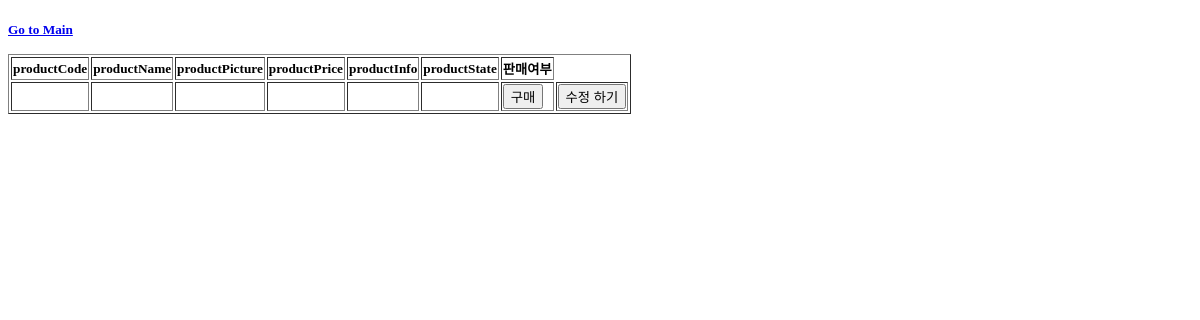
Before: /product_detail/7 with the older database file.
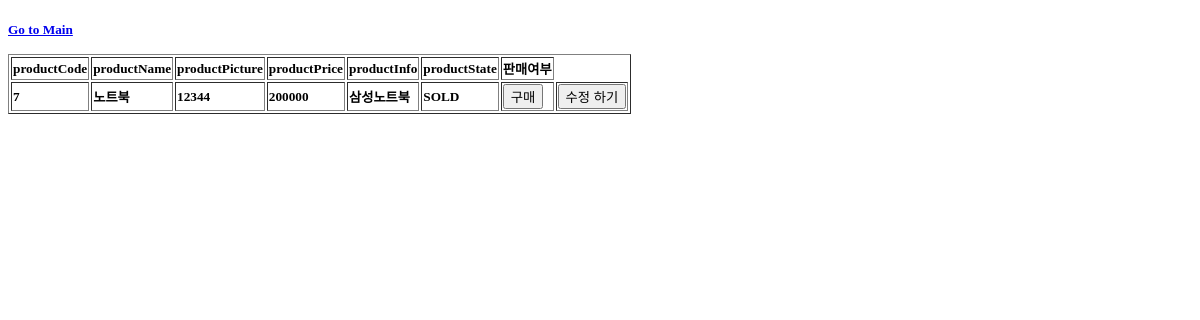
After: the same page with the newer database file.
### hello.py (models this page shows, shortened)
class PRODUCT(db.Model):
    productCode = db.Column(db.Integer, primary_key = True, unique = True, autoincrement = True)
    productName = db.Column(db.String(200))
    productPicture = db.Column(db.String(200))
    productPrice = db.Column(db.Integer)
    productInfo = db.Column(db.Text)
    productState = db.Column(db.String)

### hello.py (the view)
@app.route('/product_detail/<productCode>', methods = ['GET', 'POST'])
def product_detail(productCode):
    update_product = PRODUCT.query.filter_by(productCode = productCode).first()
    return render_template('product_detail.html', product = update_product)

### templates/product_detail.html (shortened to what this page needs)
<!DOCTYPE html>
<html lang="en">
<head>
</head>
<body>
    <h5>
        <a href="{{ url_for('index') }}">Go to Main</a>
        <br><br>
        <table border="1">
            <thead>
                <tr>
                    <th>productCode</th>
                    <th>productName</th>
                    <th>productPicture</th>
                    <th>productPrice</th>
                    <th>productInfo</th>
                    <th>productState</th>
                    <th>판매여부</th>
                </tr>
            </thead>
            <tbody>
                <tr>
                    <td>{{ product.productCode }}</td>
                    <td>{{ product.productName }}</td>
                    <td>{{ product.productPicture }}</td>
                    <td>{{ product.productPrice }}</td>
                    <td>{{ product.productInfo }}</td>
                    <td id="state">{{ product.productState }}</td>
                    <td><a href="{{ url_for('buy', productCode = product.productCode) }}"><input type="button" id="btnBuy" value="구매"></a></td>
                    <td>
                        <form action="{{ url_for('edit_product', productCode=product.productCode) }}" method='POST'>
                            <input type='submit' value='수정 하기' class='soldOutBtn'>
                        </form>
                    </td>
                </tr>
            </tbody>
        </table>
    </h5>
</body>
</html>

Changed rows visible on the page:
added PRODUCT: productCode "7", productName "노트북", productPicture "12344", productPrice "200000", productInfo "삼성노트북", productState "SOLD"
